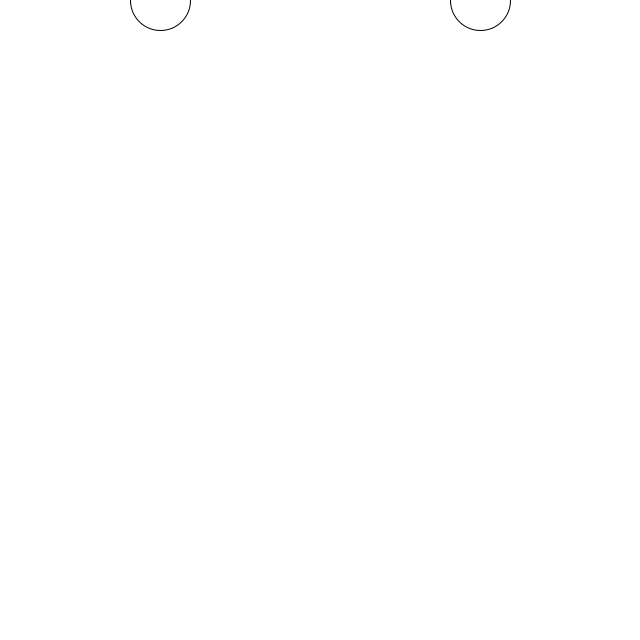
Frame 1 (no input)
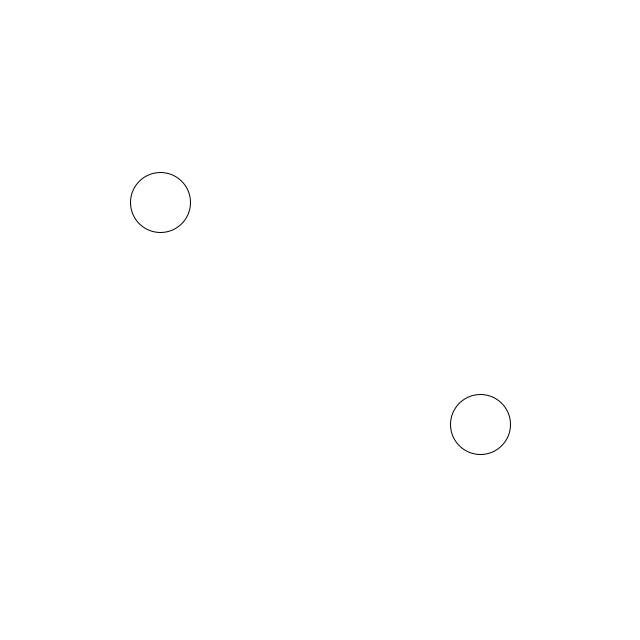
Frame 60 (the mouse pressed at the canvas centre just before this capture)
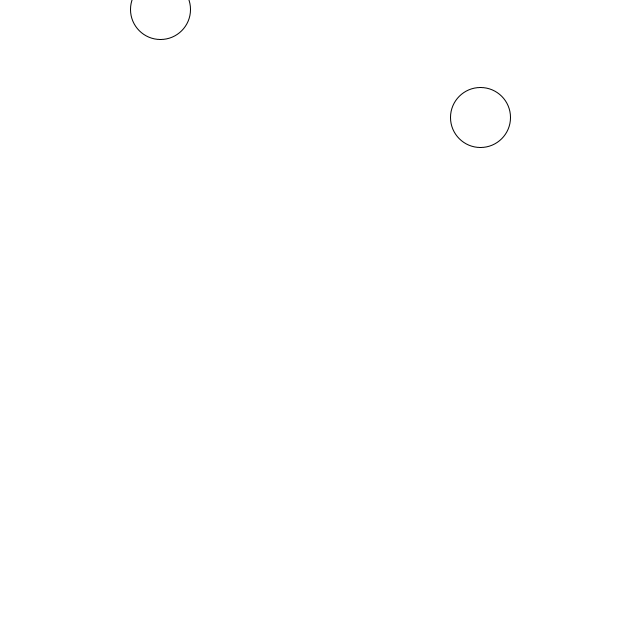
Frame 120 (the mouse held since frame 60 and released just before this capture)

The Processing sketch that drew these frames (run headless with seeded random() and noise(); from frame 60 on, the mouse is pressed at the canvas centre):

// Processing sketch: smoothing
// ── smoothing.pde
float smoothedNum = 0;
float y = 0;

void setup() {
  size(640, 640);
}

void draw() {
  background(255);
  
  // choose a random height every 10 frames
  if (frameCount%10==0)
    y = random(height);
    
  // draw that
  ellipse(width/4, y, 60, 60);
  
  // smoothing algorithm is: 
  // smoothedValue += (destinationValue - currentSmoothedValue) * someDecimalScalar
  smoothedNum += (y-smoothedNum)*.1;
  
  // draw the smoothed value
  ellipse(width-width/4, smoothedNum, 60, 60);
}
